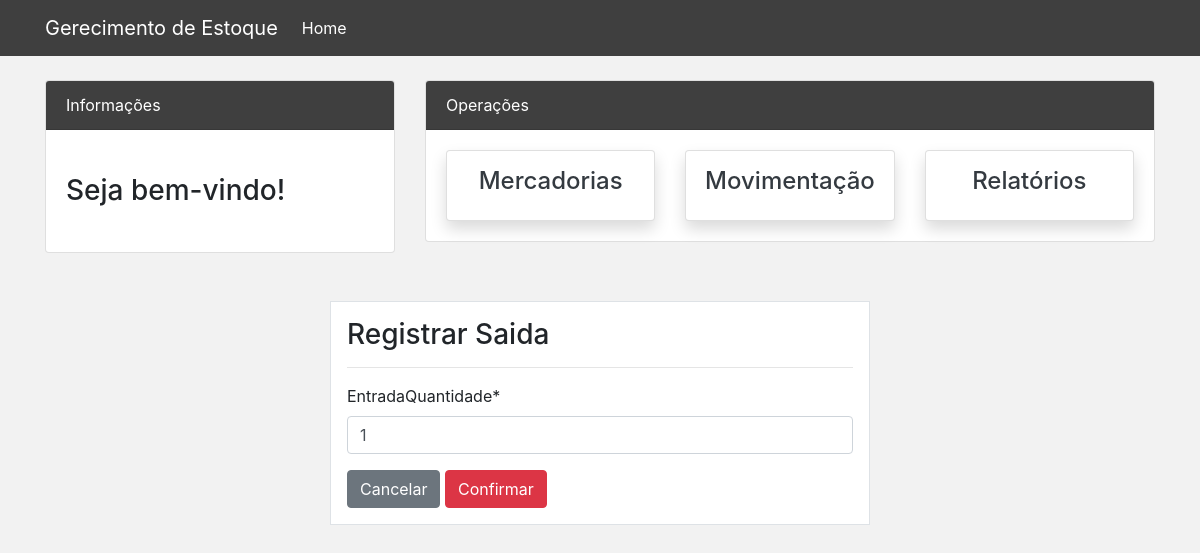
The page /movimentacao/saida/26/ on the database as committed earlier.
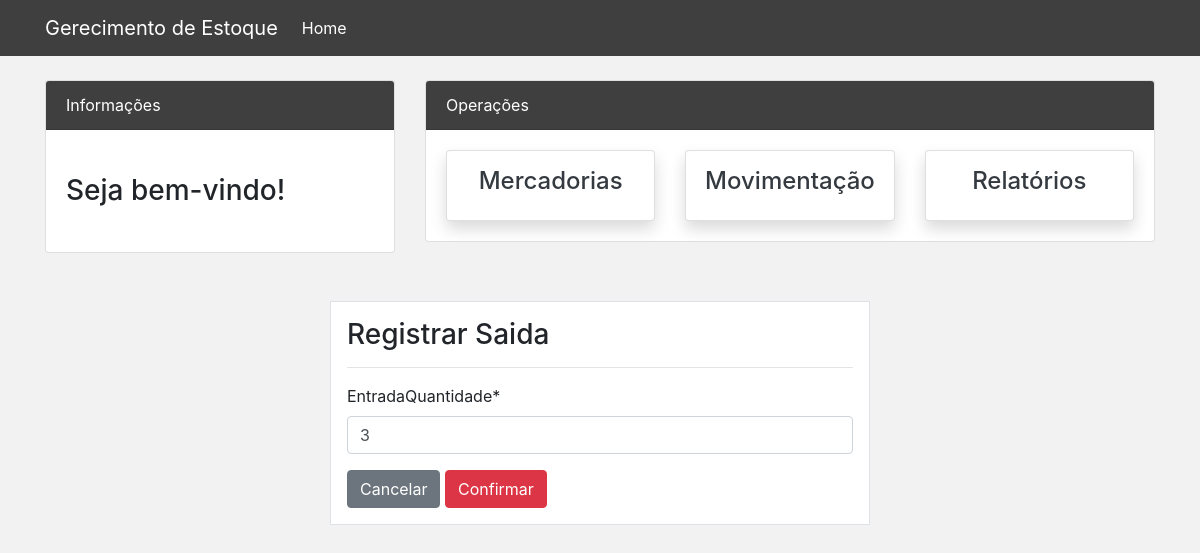
The same page on the database as committed later.
### dashboard/models.py (models this page shows, shortened)
class Mercadoria(models.Model):
    nome = models.CharField(max_length=100, null=True)
    tipo = models.CharField(max_length=100, choices=TIPO, null=True)
    fabricante = models.CharField(max_length=100, null=True)
    descricao = models.CharField(max_length=100, null=True)
    quantidade = models.IntegerField(default=0)
    entradaQuantidade = models.IntegerField(default=0)
    saidaQuantidade = models.IntegerField(default=0)
    class Meta:
        verbose_name_plural = 'Mercadoria'

### dashboard/views.py (the view)
# urls.py: path('movimentacao/saida/<int:pk>/', views.saida_update, name='dashboard-saida-update'),
def saida_update(request, pk):
    item = Mercadoria.objects.get(id = pk)
    if  request.method == 'POST':
        form = SaidaForm(request.POST, instance = item)
        if form.is_valid():
            instance = form.save(commit=False)
            instance.quantidade -= instance.saidaQuantidade
            instance.save()
            nomeMercadoria = item.nome
            quantidadeMercadoria = item.saidaQuantidade
            messages.add_message(request, messages.ERROR, f'Nova saida({quantidadeMercadoria} {nomeMercadoria})', extra_tags='red')
            return redirect('dashboard-movimentacao')
    else:
        form = EntradaForm(instance = item)
    context = {
        'form': form,
    }
    return render(request, 'dashboard/registrar_saida.html', context)

### dashboard/forms.py
class EntradaForm(forms.ModelForm):
    class Meta:
        model = Mercadoria
        fields = ['entradaQuantidade',]

### templates/dashboard/registrar_saida.html (shortened to what this page needs)
{% extends 'partials/base.html' %}
{% load crispy_forms_tags %}
{% block content %}
<div class="container">
    <div class="row mt-5">
        <div class="col-md-6 offset-md-3">
            <div class="border bg-white p-3">
                <div class="h3">
                    Registrar Saida
                </div>
                <hr>
                <form method="POST">
                    {{ form|crispy }}
                    <a class="btn btn-secondary" href="{% url 'dashboard-movimentacao' %}">Cancelar</a>
                    <input class="btn btn-danger" type="submit" value="Confirmar">
                </form>
                </div>
            </div>
        </div>
    </div>
{% endblock %}

Rows that differ between the two databases and show on the page:
changed Mercadoria: entradaQuantidade "1" → "3"
